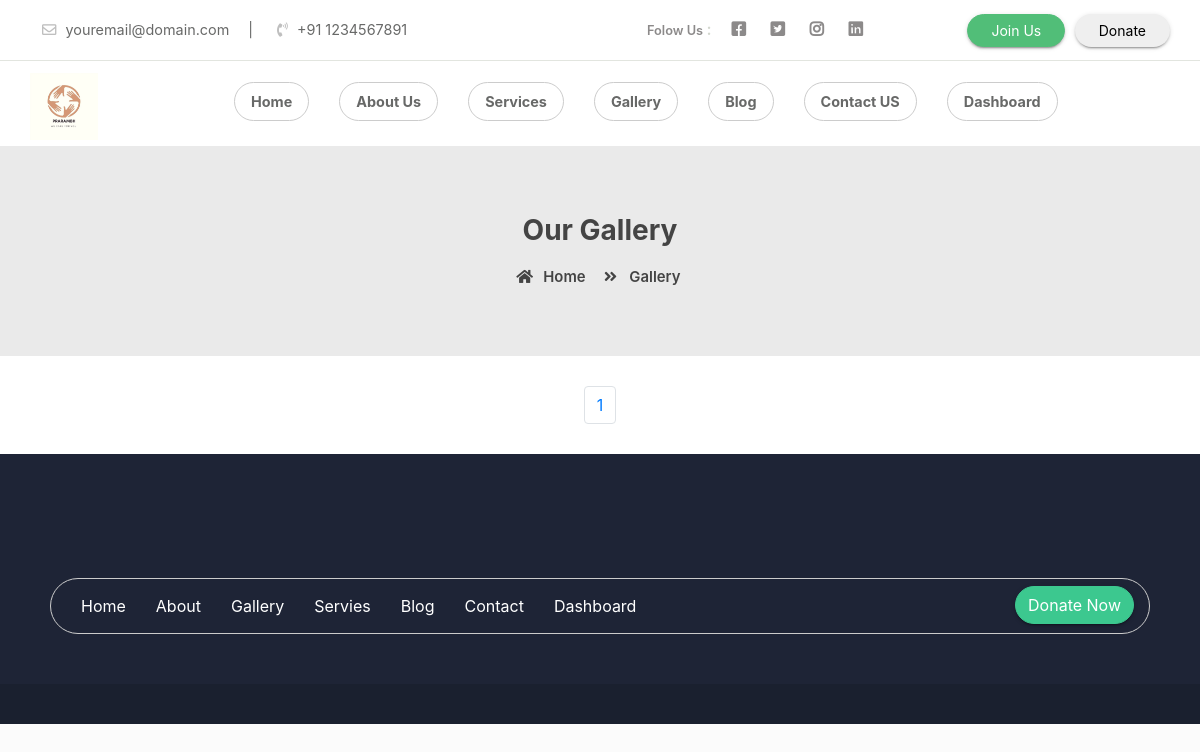
The app's page /home/gallery/, older data.
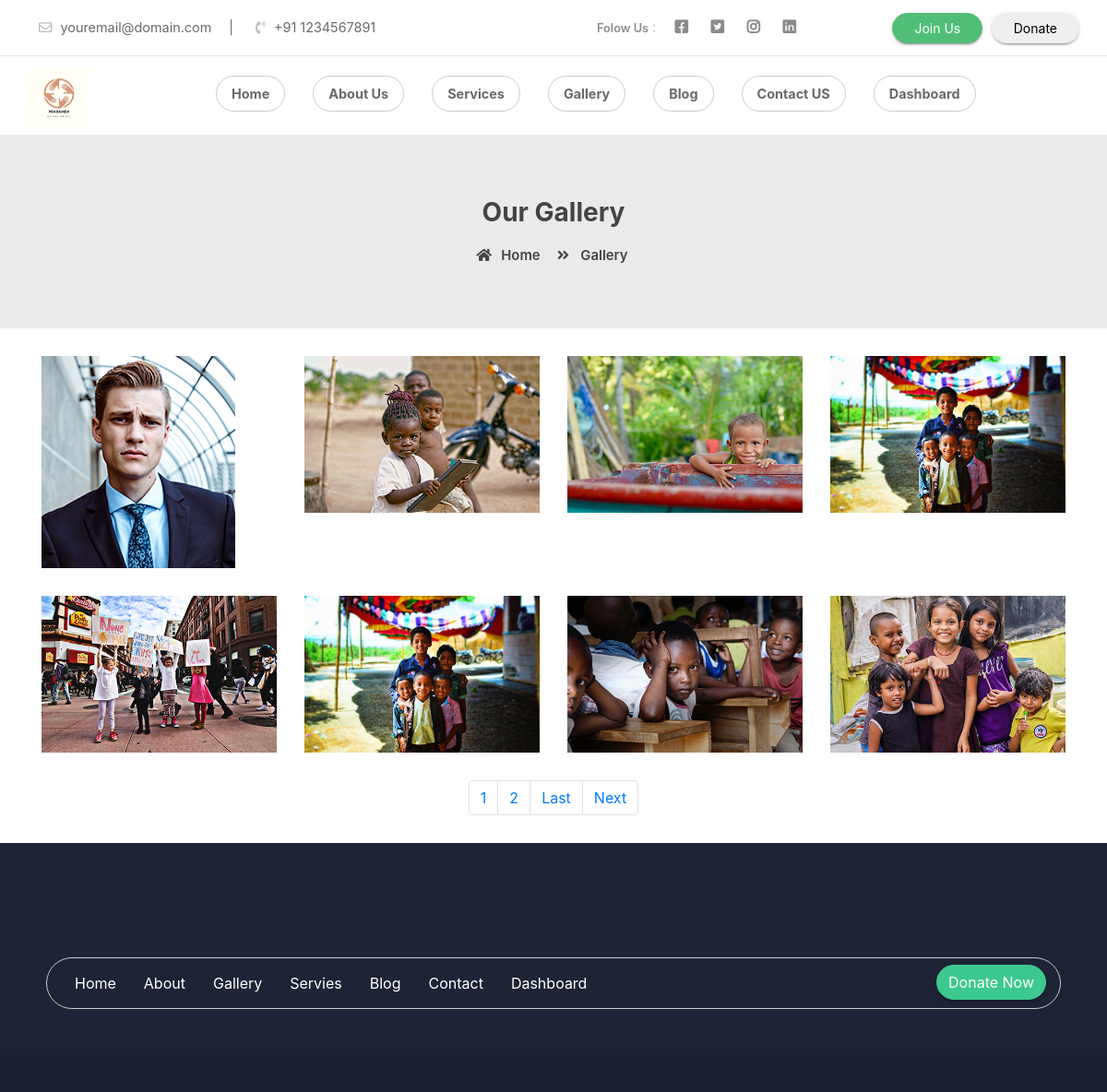
The same page, newer data.
### home/models.py (models this page shows, shortened)
class Gallery(models.Model):
    title = models.CharField(max_length=500, blank=True)
    category = models.ForeignKey(ImageCategory, on_delete=models.CASCADE)
    image = models.FileField(upload_to="gallery/", max_length=500, blank=True)

### home/views.py (the view)
# urls.py: path('home/gallery/', views.gallery, name='gallery'),
def gallery(request):
    obj = Gallery.objects.all().order_by("-id")
    paginator = Paginator(obj, 8)
    page_number = request.GET.get('page')
    gallery_obj = paginator.get_page(page_number)
    total_pages = gallery_obj.paginator.num_pages
    context = {
        'gallery_obj': gallery_obj,
        'last_page': total_pages,
        'total_page': [page + 1 for page in range(total_pages)]
    }
    return render(request, 'gallery.html', context=context)

### templates/gallery.html (shortened to what this page needs)
{% extends 'base.html' %}
{% block body %}
{% load static %}
    <div class="page-nav no-margin row">
        <div class="container">
            <div class="row">
                <h2>Our Gallery</h2>
                <ul>
                    <li> <a href="{% url 'home' %}"><i class="fas fa-home"></i> Home</a></li>
                    <li><i class="fas fa-angle-double-right"></i> Gallery</li>
                </ul>
            </div>
        </div>
    </div>
    <div id="portfolio" class="gallery">
        <div class="container">
            <div class="row">
            {% for item in gallery_obj %}
            <div class="gallery_product col-lg-3 col-md-3 col-sm-4 col-xs-6 filter hdpe">
                <img src="{{item.image.url}}" class="img-responsive">
            </div>
            {% endfor %}
        </div>
        <nav aria-label="Page navigation example">
			<ul class="pagination justify-content-center">
				{% for page in total_page %}
			  <li class="page-item"><a class="page-link" href="?page={{page}}">{{page}}</a></li>
				{% endfor %}
			  {% if gallery_obj.has_next %}
				<li class="page-item">
				<a class="page-link" href="?page={{last_page}}">Last</a>
			  </li>
			  <li class="page-item">
				<a class="page-link" href="?page={{team_obj.next_page_number}}">Next</a>
			  </li>
			  {% endif %}
			</ul>
		  </nav>
    </div>
    </div>
{% endblock %}

Row changes from the older to the newer data that the page shows:
added Gallery: image (picture)
added Gallery: image (picture)
added Gallery: image (picture)
added Gallery: image (picture)
added Gallery: image (picture)
added Gallery: image (picture)
added Gallery: image (picture)
added Gallery: image (picture)
Text that changed along with them:
new list line: "2"
text now shown: "Last Next"
